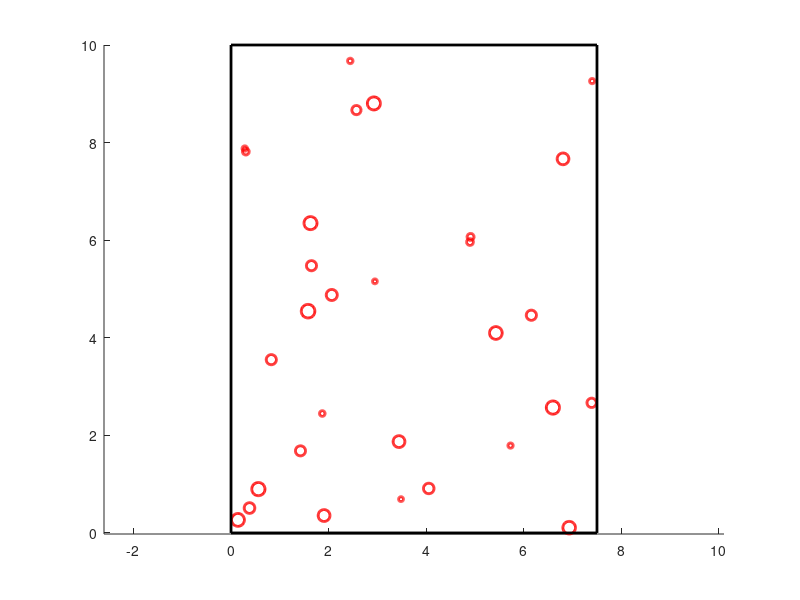

Write MATLAB code to recreate this figure. (Note: this script raises an error after producing the figure.)
function micky_animation()
    % space for ball movement
    height = 10;
    width = 7.5;

    % handle Figure window with the assignment of the close window event handler
    % -> termination of the loop
    figureHandle = figure("CloseRequestFcn", @closeWindowEvent);

    try
        axesHandle = axes(figureHandle, 'box', 'off');
        hold(axesHandle, 'on');
        axis(axesHandle, 'equal');
    
        % each column represents one ball (for the for loop)
        % in each column: [x; y; r; v_x; v_y]
        %  x, y - positions
        %  r - radius
        %  v_x, v_y - velocity
        %  
        balls = [];
        % handle objects for the plot results
        ballHandles = {};
        
        for i = 1:30
            x = rand() * width;
            y = rand() * height;
            [balls, ballHandles] = addBall(axesHandle, balls, ballHandles, x, y);
        end
        
        % rectangle defining the reflection space for balls
        boundaries = plot(axesHandle, [0, width, width, 0, 0], [0, 0, height, height, 0], 'k-', 'LineWidth', 2);
        
        % could be a better solution than using a global variable
        global exitProgram
        exitProgram = false;
    
        dt = 0; % time per frame - delta t
        while ~exitProgram
            tic_start = tic;
            
            balls = updateBalls(balls, ballHandles, dt, height, width);
    
            drawnow
            dt = toc(tic_start);
            % fprintf("exitProgram: %d\n", exitProgram);
        end
    catch e
        close(figureHandle);  % close the window by deleting its handle
        rethrow(e);
    end
    close(figureHandle);  % close the window by deleting its handle
end

function [balls, ballHandles] = addBall(axesHandle, balls, ballHandles, x, y)
    radius = 0.05 + rand() * 0.1;
    alpha = rand() * 2 * pi;
    velocity = rand() * 7 + 1;
    v_x = velocity * cos(alpha);
    v_y = velocity * sin(alpha);

    t = [linspace(0, 2 * pi, 50), 0];  % closed curve
    Xk = x + radius * cos(t);
    Yk = y + radius * sin(t);
    lineHandle = plot(axesHandle, Xk, Yk, 'r-', 'LineWidth', 2);
    ballHandles{end + 1} = lineHandle;

    ball = [x; y; radius; v_x; v_y];
    balls = [balls, ball];  % extension by another column
end

function balls = updateBalls(balls, ballHandles, dt, height, width)
    
    for i = 1:size(balls, 2)
        % extracting values
        x = balls(1, i);
        x_old = x;
        y = balls(2, i);
        y_old = y;
        radius = balls(3, i);
        v_x = balls(4, i);
        v_y = balls(5, i);
        lineHandle = ballHandles{i};
        % Euler's method
        x = x + v_x * dt;
        y = y + v_y * dt;

        % collisions are calculated with respect to the ball's edge, so it's necessary to consider +- radius

        if x - radius < 0 % reflection from the left wall
            x = radius;
            v_x = -v_x;
            balls(4, i) = v_x;
        elseif x + radius > width  % reflection from the right wall
            x = width - radius;
            v_x = -v_x;
            balls(4, i) = v_x;
        end

        if y - radius < 0 % reflection from the top wall
            y = radius;
            v_y = -v_y;
            balls(5, i) = v_y;
        elseif y + radius > height  % reflection from the bottom wall
            y = height - radius;
            v_y = -v_y;
            balls(5, i) = v_y;
        end

        Xk = x + radius * cos(t);
        Yk = y + radius * sin(t);
        lineHandle.XData = Xk;
        lineHandle.YData = Yk;

        % saving back (for simplicity, update all values)
        balls(:, i) = [x; y; radius; v_x; v_y];
    end
end

function closeWindowEvent(f, event)
    global exitProgram
    exitProgram = true;
    % don't close the window, just note that the program should terminate
end
